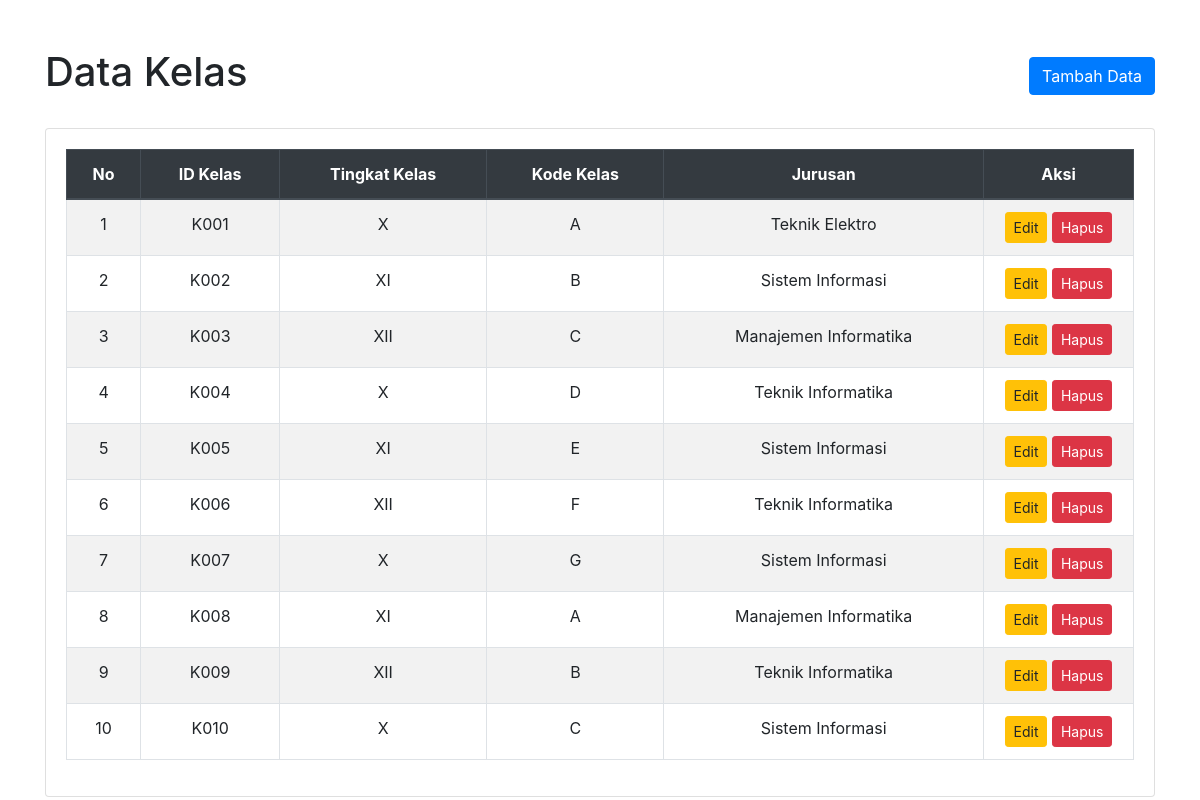
The page / on the database its author committed.
### tables this page shows
CREATE TABLE `kelas` (
  `id_kelas` char(5) NOT NULL,
  `kode_kelas` enum('A','B','C','D','E','F','G') NOT NULL,
  `tingkat_kelas` enum('X','XI','XII') NOT NULL,
  `id_jurusan` int DEFAULT NULL
);

CREATE TABLE `jurusan` (
  `id_jurusan` int NOT NULL,
  `nama_jurusan` varchar(100) NOT NULL,
  `kode_jurusan` varchar(8) NOT NULL
);

### index.php (the view, shortened to what this page needs)
<?php
require_once 'config.php';
$result = mysqli_query($connection, "
    SELECT kelas.id_kelas, kelas.tingkat_kelas, kelas.kode_kelas, jurusan.nama_jurusan
    FROM kelas
    INNER JOIN jurusan ON kelas.id_jurusan = jurusan.id_jurusan
");
?>
<!DOCTYPE html>
<html lang="id">
<head>
    <link href="https://stackpath.bootstrapcdn.com/bootstrap/4.5.2/css/bootstrap.min.css" rel="stylesheet">
</head>
<body>
    <section class="section">
        <div class="container mt-5">
            <div class="section-header d-flex justify-content-between align-items-center mb-4">
                <h1>Data Kelas</h1>
                <button class="btn btn-primary" onclick="document.getElementById('formTambah').style.display='block'">Tambah Data</button>
            </div>
            <div class="card">
                <div class="card-body">
                    <div class="table-responsive">
                        <table class="table table-hover table-striped table-bordered">
                            <thead class="thead-dark">
                                <tr class="text-center">
                                    <th>No</th>
                                    <th>ID Kelas</th>
                                    <th>Tingkat Kelas</th>
                                    <th>Kode Kelas</th>
                                    <th>Jurusan</th>
                                    <th style="width: 150px">Aksi</th>
                                </tr>
                            </thead>
                            <tbody>
                                <?php
                                $no = 1;
                                while ($data = mysqli_fetch_array($result)) {
                                ?>
                                    <tr class="text-center">
                                        <td><?= $no++ ?></td>
                                        <td><?= htmlspecialchars($data['id_kelas']) ?></td>
                                        <td><?= htmlspecialchars($data['tingkat_kelas']) ?></td>
                                        <td><?= htmlspecialchars($data['kode_kelas']) ?></td>
                                        <td><?= htmlspecialchars($data['nama_jurusan']) ?></td>
                                        <td>
                                            <a href="edit.php?id=<?= $data['id_kelas'] ?>" class="btn btn-warning btn-sm">Edit</a>
                                            <a href="delete.php?id=<?= $data['id_kelas'] ?>" class="btn btn-danger btn-sm">Hapus</a>
                                        </td>
                                    </tr>
                                <?php
                                }
                                ?>
                            </tbody>
                        </table>
                    </div>
                </div>
            </div>
        </div>
    </section>
</body>
</html>

### rows shown on the page
kelas: id_kelas "K001", tingkat_kelas "X", kode_kelas "A", id_jurusan.nama_jurusan "Teknik Elektro"
kelas: id_kelas "K002", tingkat_kelas "XI", kode_kelas "B", id_jurusan.nama_jurusan "Sistem Informasi"
kelas: id_kelas "K003", tingkat_kelas "XII", kode_kelas "C", id_jurusan.nama_jurusan "Manajemen Informatika"
kelas: id_kelas "K004", tingkat_kelas "X", kode_kelas "D", id_jurusan.nama_jurusan "Teknik Informatika"
kelas: id_kelas "K005", tingkat_kelas "XI", kode_kelas "E", id_jurusan.nama_jurusan "Sistem Informasi"
kelas: id_kelas "K006", tingkat_kelas "XII", kode_kelas "F", id_jurusan.nama_jurusan "Teknik Informatika"
kelas: id_kelas "K007", tingkat_kelas "X", kode_kelas "G", id_jurusan.nama_jurusan "Sistem Informasi"
kelas: id_kelas "K008", tingkat_kelas "XI", kode_kelas "A", id_jurusan.nama_jurusan "Manajemen Informatika"
kelas: id_kelas "K009", tingkat_kelas "XII", kode_kelas "B", id_jurusan.nama_jurusan "Teknik Informatika"
kelas: id_kelas "K010", tingkat_kelas "X", kode_kelas "C", id_jurusan.nama_jurusan "Sistem Informasi"
